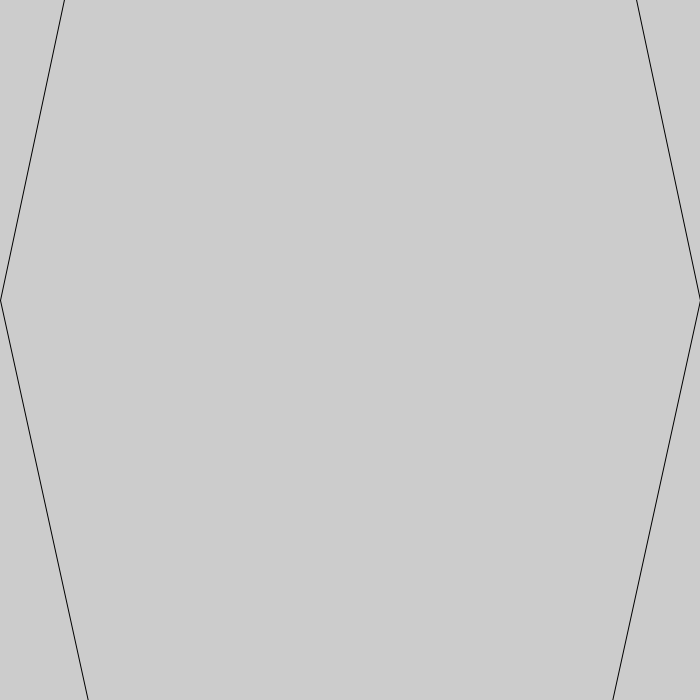
Frame 1 (no input)
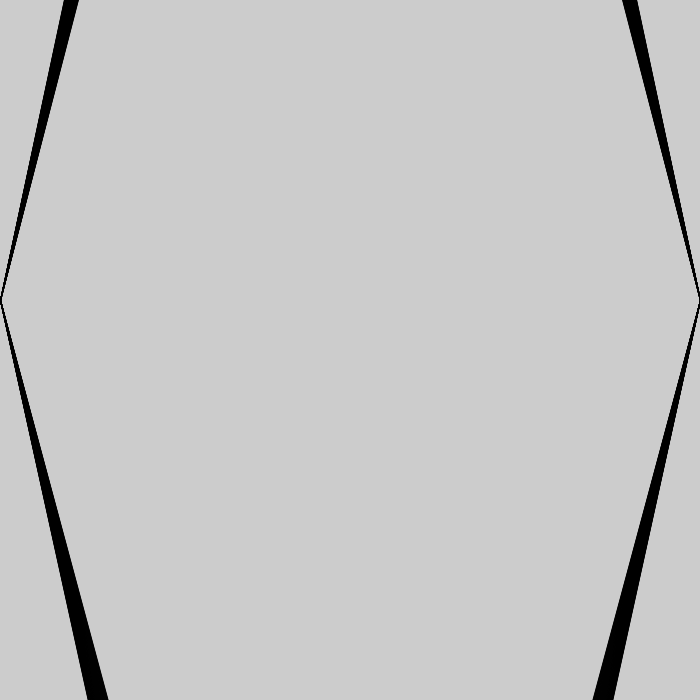
Frame 60 (the mouse pressed at the canvas centre just before this capture)
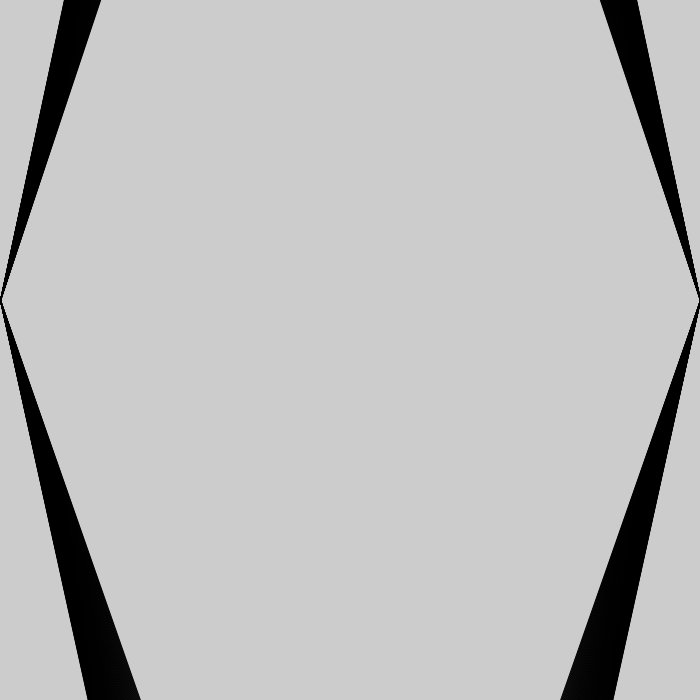
Frame 120 (the mouse held since frame 60 and released just before this capture)

The Processing sketch that drew these frames (run headless with seeded random() and noise(); from frame 60 on, the mouse is pressed at the canvas centre):

// Processing sketch: SecondGiometry_puls
// ── SecondGiometry_puls.pde
//こんな感じで四方向からかっこよく塗ることもできる

void setup()
{
    size(700 , 700);
}

void draw()
{
    line(0 ,300,700 , frameCount * 10 - 3000);
    line(0 ,300,700 ,-frameCount * 10 + 3500);
    line(0 , frameCount * 10 - 3000 , 700 , 300);
    line(0 ,-frameCount * 10 + 3500 , 700 , 300);
}
